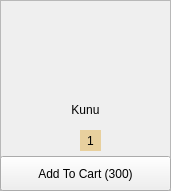
      <widget class="QFrame" name="frame_48">
       <property name="geometry">
        <rect>
         <x>130</x>
         <y>250</y>
         <width>171</width>
         <height>191</height>
        </rect>
       </property>
       <property name="frameShape">
        <enum>QFrame::StyledPanel</enum>
       </property>
       <property name="frameShadow">
        <enum>QFrame::Raised</enum>
       </property>
       <widget class="QLabel" name="label_95">
        <property name="geometry">
         <rect>
          <x>30</x>
          <y>10</y>
          <width>111</width>
          <height>91</height>
         </rect>
        </property>
        <property name="text">
         <string/>
        </property>
        <property name="pixmap">
         <pixmap resource="../icons/place.qrc">:/Assets/5ec8b8b8-0778-4cf6-95ef-b978cb48c6fb.jpg</pixmap>
        </property>
        <property name="scaledContents">
         <bool>true</bool>
        </property>
       </widget>
       <widget class="QLabel" name="label_96">
        <property name="geometry">
         <rect>
          <x>25</x>
          <y>100</y>
          <width>121</width>
          <height>20</height>
         </rect>
        </property>
        <property name="styleSheet">
         <string notr="true">background-color: transparent;
padding-bottom: -3;
border: 0;
font: 11pt &quot;Agency FB&quot;;</string>
        </property>
        <property name="text">
         <string>Kunu</string>
        </property>
        <property name="alignment">
         <set>Qt::AlignCenter</set>
        </property>
        <property name="wordWrap">
         <bool>true</bool>
        </property>
       </widget>
       <widget class="QPushButton" name="kunuminus">
        <property name="geometry">
         <rect>
          <x>60</x>
          <y>130</y>
          <width>21</width>
          <height>23</height>
         </rect>
        </property>
        <property name="styleSheet">
         <string notr="true">QPushButton{
border: 0;}
QPushButton:hover{
padding-left: -2px;
}
QPushButton:pressed{
padding-left: -5px;
}</string>
        </property>
        <property name="text">
         <string/>
        </property>
        <property name="icon">
         <iconset resource="../icons/place.qrc">
          <normaloff>:/Assets/minus-hexagon.png</normaloff>:/Assets/minus-hexagon.png</iconset>
        </property>
        <property name="iconSize">
         <size>
          <width>20</width>
          <height>20</height>
         </size>
        </property>
       </widget>
       <widget class="QPushButton" name="kunuplus">
        <property name="geometry">
         <rect>
          <x>100</x>
          <y>130</y>
          <width>21</width>
          <height>23</height>
         </rect>
        </property>
        <property name="styleSheet">
         <string notr="true">QPushButton{
border: 0;}
QPushButton:hover{
padding-left: 2px;
}
QPushButton:pressed{
padding-left: 5px;
}</string>
        </property>
        <property name="text">
         <string/>
        </property>
        <property name="icon">
         <iconset resource="../icons/place.qrc">
          <normaloff>:/Assets/plus-hexagon.png</normaloff>:/Assets/plus-hexagon.png</iconset>
        </property>
        <property name="iconSize">
         <size>
          <width>20</width>
          <height>20</height>
         </size>
        </property>
       </widget>
       <widget class="QLabel" name="kunu_label">
        <property name="geometry">
         <rect>
          <x>80</x>
          <y>130</y>
          <width>21</width>
          <height>21</height>
         </rect>
        </property>
        <property name="styleSheet">
         <string notr="true">border: 0;
background-color: rgb(232, 208, 158)</string>
        </property>
        <property name="text">
         <string>1</string>
        </property>
        <property name="alignment">
         <set>Qt::AlignCenter</set>
        </property>
       </widget>
       <widget class="QPushButton" name="kunucart">
        <property name="geometry">
         <rect>
          <x>0</x>
          <y>156</y>
          <width>171</width>
          <height>35</height>
         </rect>
        </property>
        <property name="styleSheet">
         <string notr="true">QPushButton{
font: 11pt &quot;Agency FB&quot;;}
QPushButton:hover{
background-color: rgb(0, 0, 0);
color: rgb(255, 255, 255)
}</string>
        </property>
        <property name="text">
         <string>Add To Cart (300)</string>
        </property>
       </widget>
      </widget>
